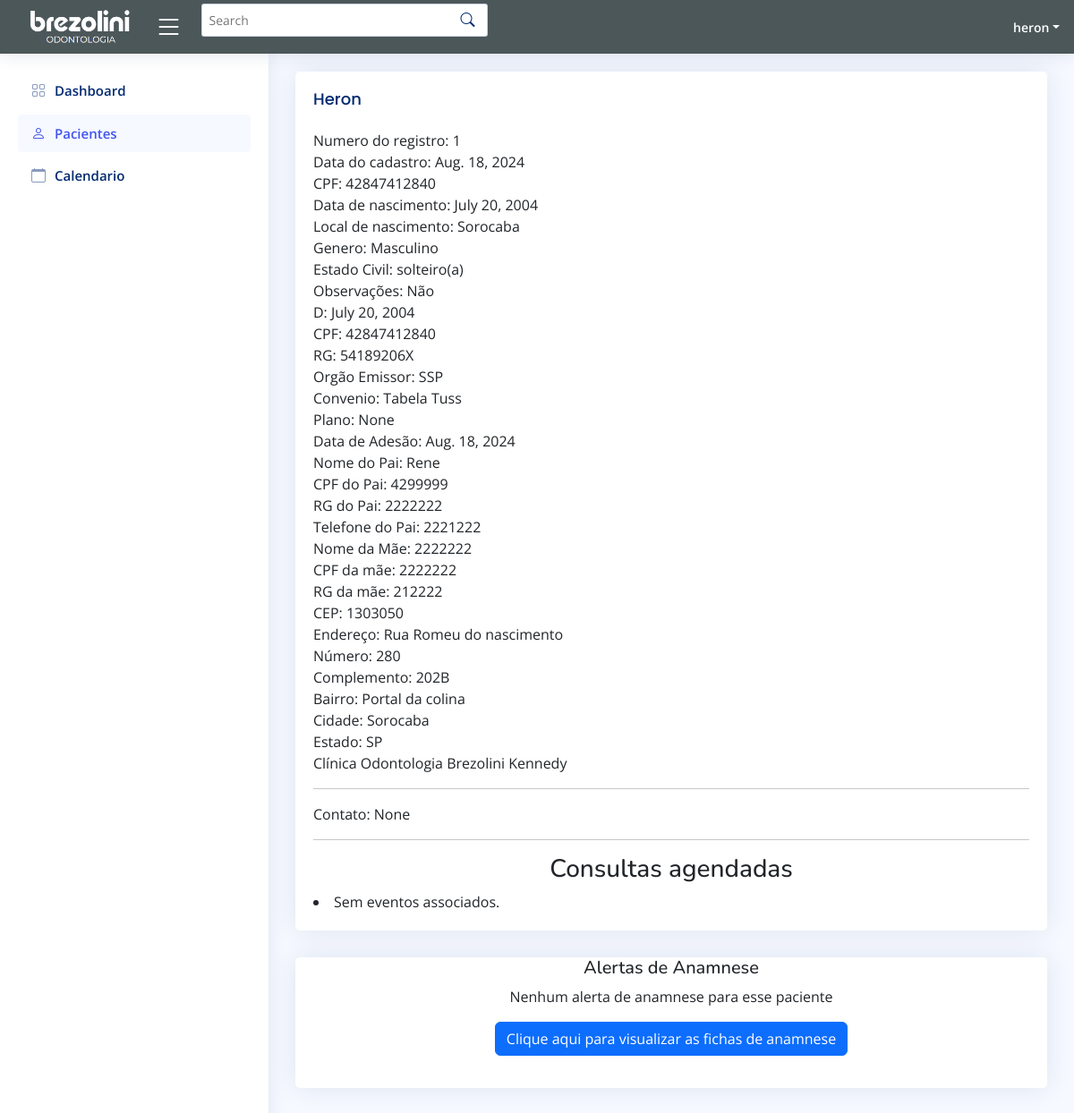
Before: /pagina_paciente/1/ (signed in) with the older database file.
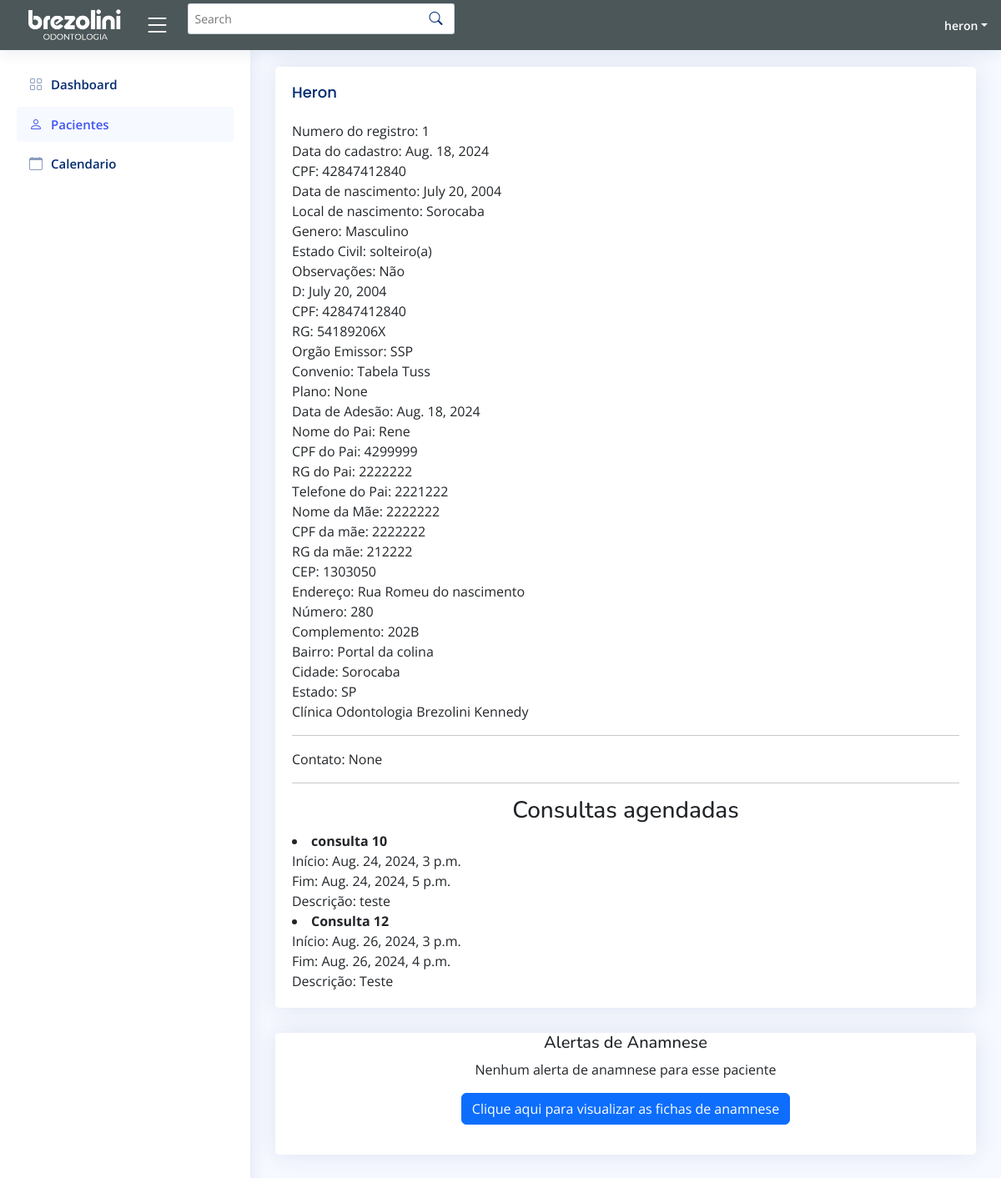
After: the same page with the newer database file.
### app/models.py (models this page shows, shortened)
class EventAbstract(models.Model):
    is_active = models.BooleanField(default=True)
    is_deleted = models.BooleanField(default=False)
    created_at = models.DateTimeField(auto_now_add=True)
    updated_at = models.DateTimeField(auto_now=True)
    class Meta:
        abstract = True

class Event(EventAbstract):
    user = models.ForeignKey(User, on_delete=models.CASCADE, related_name="events")
    title = models.CharField(max_length=200)
    description = models.TextField()
    start_time = models.DateTimeField()
    end_time = models.DateTimeField()
    paciente = models.ForeignKey(Paciente, on_delete=models.CASCADE, related_name="events", blank=True, null=True)
    objects = EventManager()

### app/views.py (the view)
# urls.py: path("pagina_paciente/<int:paciente_id>/", views.pagina_paciente, name='pagina_paciente'),
@login_required(login_url="/")
def pagina_paciente(request, paciente_id):
    paciente=get_object_or_404(Paciente, id=paciente_id)
    eventos = Event.objects.filter(paciente=paciente)
    context={"object":paciente, "eventos":eventos}
    return render(request, 'frontend/pagina_paciente.html', context)

### app/templates/frontend/pagina_paciente.html (shortened to what the changed rows need)
<html lang="en">
  {% load static %}
<head>
    <link rel="stylesheet" href="{% static "style.css" %}">
  <link href="{% static "vendor/bootstrap/css/bootstrap.min.css" %}" rel="stylesheet">
  <link href="{% static "vendor/bootstrap-icons/bootstrap-icons.css" %}" rel="stylesheet">
  <link href="{% static "vendor/boxicons/css/boxicons.min.css" %}" rel="stylesheet">
  <link href="{% static "vendor/quill/quill.snow.css" %}" rel="stylesheet">
  <link href="{% static "vendor/quill/quill.bubble.css" %}" rel="stylesheet">
  <link href="{% static "vendor/remixicon/remixicon.css" %}" rel="stylesheet">
  <link href="{% static "vendor/simple-datatables/style.css" %}" rel="stylesheet">
  <link href="{% static "css/style.css" %}" rel="stylesheet">
</head>
<body>
  <main id="main" class="main">
      <div class="card">
          <div class="card-body">
              <h5 class="card-title">{{ object.Nome }}</h5>
              <div class="row">
                  <div>Numero do registro: {{object.id}}</div>
                  <div>Data do cadastro: {{object.Data_cadastro}}</div>
                  <div>CPF: {{object.CPF}}</div>
                  <div>Data de nascimento: {{object.Data_Nascimento}}</div>
                  <div>Local de nascimento: {{object.local_nascimento}}</div>
                  <div>Genero: {{object.genero}}</div>
                  <div>Estado Civil: {{object.Estado_civil}}</div>
                  <div>Observações: {{object.observacoes}}</div>
                  <div>D: {{object.Data_Nascimento}}</div>
                  <div>CPF: {{object.CPF}}</div>
                  <div>RG: {{object.RG}}</div>
                  <div>Orgão Emissor: {{object.Orgao_emissor}}</div>
                  <div>Convenio: {{object.Convenio}}</div>
                  <div>Plano: {{object.Plano}}</div>
                  <div>Data de Adesão: {{object.Data_adesao}}</div>
                  <div>Nome do Pai: {{object.Nome_pai}}</div>
                  <div>CPF do Pai: {{object.CPF_pai}}</div>
                  <div>RG do Pai: {{object.RG_pai}}</div>
                  <div>Telefone do Pai: {{object.Telefone_pai}}</div>
                  <div>Nome da Mãe: {{object.Nome_mae}}</div>
                  <div>CPF da mãe: {{object.Cpf_mae}}</div>
                  <div>RG da mãe: {{object.Rg_mae}}</div>
                  <div>CEP: {{object.CEP}}</div>
                  <div>Endereço: {{object.Endereco}}</div>
                  <div>Número: {{object.Numero}}</div>
                  <div>Complemento: {{object.Complemento}}</div>
                  <div>Bairro: {{object.Bairro}}</div>
                  <div>Cidade: {{object.Cidade}}</div>
                  <div>Estado: {{object.Estado}}</div>
              </div>
              <div class="row">
                <div>Clínica Odontologia Brezolini Kennedy</div>
            </div>
            <hr>
            <div class="row">
              <div>Contato: {{object.celular}} </div>
          </div><hr>
          <h3 style="text-align: center;">Consultas agendadas</h3>
          {% if eventos %}
          {% for evento in eventos %}
              <li>
                  <strong>{{ evento.title }}</strong><br>
                  Início: {{ evento.start_time }}<br>
                  Fim: {{ evento.end_time }}<br>
                  Descrição: {{ evento.description }}
              </li>
          {% endfor %}
      {% else %}
          <li>Sem eventos associados.</li>
      {% endif %}
          </div>
      </div>
  </main>
</body>
</html>

Changed rows visible on the page:
added Event: title "consulta 10", start_time "Aug. 24, 2024, 3 p.m.", end_time "Aug. 24, 2024, 5 p.m.", description "teste"
added Event: title "Consulta 12", start_time "Aug. 26, 2024, 3 p.m.", end_time "Aug. 26, 2024, 4 p.m.", description "Teste"
Other visible differences:
text no longer shown: "Sem eventos associados."
